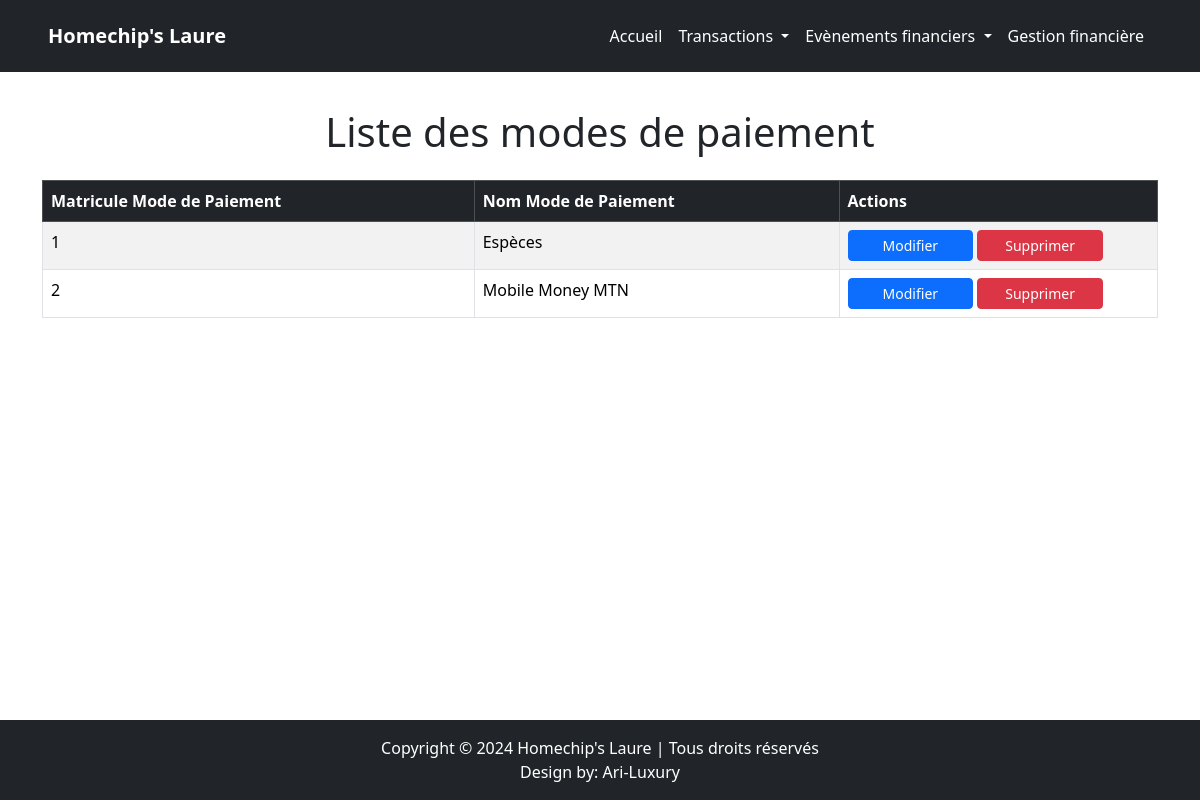
Page /mdp.php on the committed database.
### tables this page shows
CREATE TABLE `modepaiement` (
  `idModePaiement` int(11) NOT NULL,
  `NomModePaiement` varchar(30) NOT NULL
);

### mdp.php (the view, shortened to what this page needs)
<?php
    include("connexion.php");
    $req = " SELECT * FROM modepaiement ";
    $reponse = $bdd -> query($req);
    $donnee = $reponse -> fetchAll();
?>
<!DOCTYPE html>
<html lang="en">
<head>
    <link href="https://cdn.jsdelivr.net/npm/bootstrap@5.3.3/dist/css/bootstrap.min.css" rel="stylesheet">
</head>
<body class="d-flex flex-column min-vh-100">
    <?php include 'navbar/en_tete.php'; ?>
    <section class="container my-5 flex-grow-1">
        <h1 class=" ajout text-center mb-4">Liste des modes de paiement</h1>
        <div class="table-responsive">
            <table class="table table-striped table-bordered">
                <thead class="table-dark">
                    <tr>
                        <th>Matricule Mode de Paiement</th>
                        <th>Nom Mode de Paiement</th>
                        <th>Actions</th>
                    </tr>
                </thead>
                <tbody>
                    <?php
                        foreach($donnee as $liste){
                    ?>
                    <tr>
                        <td><?= $liste['idModePaiement'] ?></td>
                        <td><?= $liste['NomModePaiement'] ?></td>
                        <td>
                            <a href="modif_form_recette.php?id=<?= $liste['idRecette'] ?>" class="btn btn-primary btn-sm col-lg-5 col-md-12 col-sm-12">Modifier</a>
                            <a href="modif_form_recette.php?id=<?= $liste['idRecette'] ?>"
                                onclick="return confirm('Voulez-vous supprimer cet enregistrement?')" class="btn btn-danger btn-sm col-lg-5 col-md-12 col-sm-12">Supprimer
                            </a>
                        </td>
                    </tr>
                    <?php
                        }
                    ?>
                </tbody>
            </table>
        </div>
    </section>
    <footer class="bg-dark text-white text-center py-3 mt-auto">
        <p class="mb-0">Copyright © 2024 Homechip's Laure | Tous droits réservés</p>
        <p class="mb-0">Design by: <a href="https://ari-luxury.com" class="text-white text-decoration-none">Ari-Luxury</a></p>
    </footer>
</body>
</html>

### mdp.php (style rules this page uses)
.ajout { margin-top: 60px; }
.table-responsive { overflow-x: auto; }
footer { margin-top: auto; bottom: 0; width: 100%; }

### rows in the picture
modepaiement: idModePaiement "1", NomModePaiement "Espèces"
modepaiement: idModePaiement "2", NomModePaiement "Mobile Money MTN"
